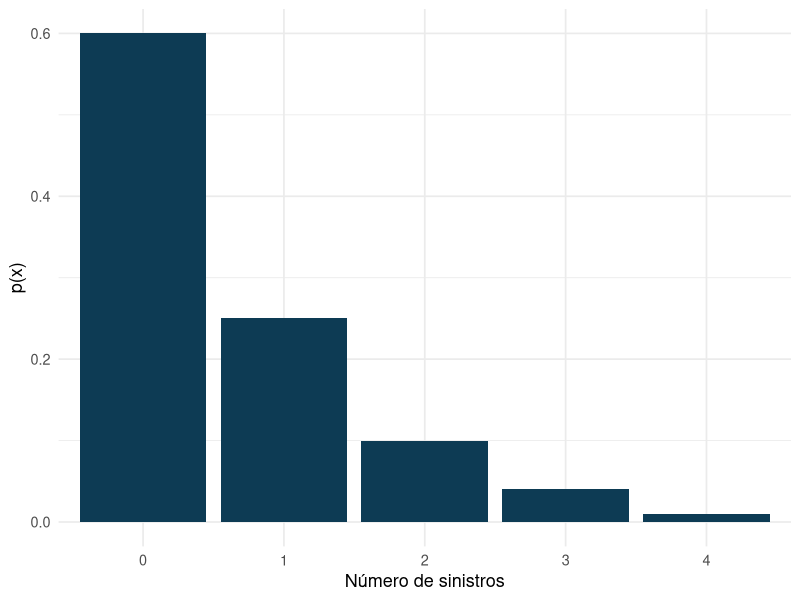
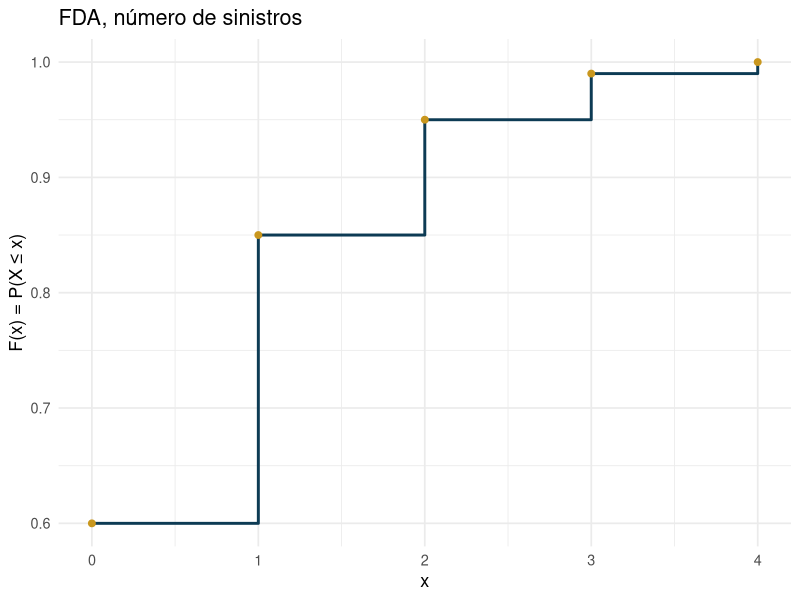

Source code (R) for these figures, in order: (Note: this script raises an error after producing the figures.)
## ---- chunk 1
knitr::opts_chunk$set(echo = TRUE, warning = FALSE, message = FALSE, fig.align = "center")
suppressPackageStartupMessages({
  library(tidyverse)
  library(kableExtra)
})
options(scipen = 999)
## ---- chunk 2
sinistros <- tibble(x = 0:4, p = c(0.60, 0.25, 0.10, 0.04, 0.01))
sum(sinistros$p)   # deve ser 1
sinistros |> kbl(col.names = c("x (nº de sinistros)", "p(x)")) |> kable_styling(full_width = FALSE)
## ---- chunk 3
ggplot(sinistros, aes(x = factor(x), y = p)) +
  geom_col(fill = "#0d3b54") +
  labs(x = "Número de sinistros", y = "p(x)") + theme_minimal(base_size = 13)
## ---- chunk 4
mu <- sum(sinistros$x * sinistros$p)
var_x <- sum((sinistros$x - mu)^2 * sinistros$p)
c(E_X = mu, Var_X = var_x, dp_X = sqrt(var_x))
## ---- chunk 5
sinistros <- sinistros |> mutate(F = cumsum(p))
sinistros |> kbl(col.names = c("x", "p(x)", "F(x)")) |> kable_styling(full_width = FALSE)
## ---- chunk 6
ggplot(sinistros, aes(x = x, y = F)) +
  geom_step(color = "#0d3b54", linewidth = 1) +
  geom_point(color = "#c9971e", size = 2) +
  labs(x = "x", y = "F(x) = P(X ≤ x)", title = "FDA, número de sinistros") +
  theme_minimal(base_size = 13)
## ---- chunk 7
knitr::include_graphics("images/fda_lancamento_dado.png")
## ---- chunk 8
knitr::include_graphics("images/pesquisa_celular.jpg")
## ---- chunk 9
n <- 20; p <- 0.08
x <- 0:n
fmp <- dbinom(x, size = n, prob = p)

E_X <- n*p; Var_X <- n*p*(1-p)
c(E_X = E_X, Var_X = Var_X)

# probabilidade de mais de 3 inadimplentes
1 - pbinom(3, size = n, prob = p)
## ---- chunk 10
ggplot(tibble(x, fmp), aes(x, fmp)) +
  geom_col(fill = "#0d3b54") +
  labs(x = "Nº de inadimplentes (de 20)", y = "P(X = x)",
       title = "Binomial(n=20, p=0,08)") + theme_minimal(base_size = 13)
## ---- chunk 11
knitr::include_graphics("images/noticia_acidentes.jpg")
## ---- chunk 12
knitr::include_graphics("images/noticia_gols.jpg")
## ---- chunk 13
lambda <- 3.2   # nº médio de chamadas por minuto numa central
x <- 0:12
fmp_pois <- dpois(x, lambda)

# probabilidade de receber mais de 6 chamadas em um minuto
1 - ppois(6, lambda)
## ---- chunk 14
ggplot(tibble(x, fmp_pois), aes(x, fmp_pois)) +
  geom_col(fill = "#c9971e") +
  labs(x = "Nº de chamadas por minuto", y = "P(X = x)",
       title = paste0("Poisson(λ=", lambda, ")")) + theme_minimal(base_size = 13)
